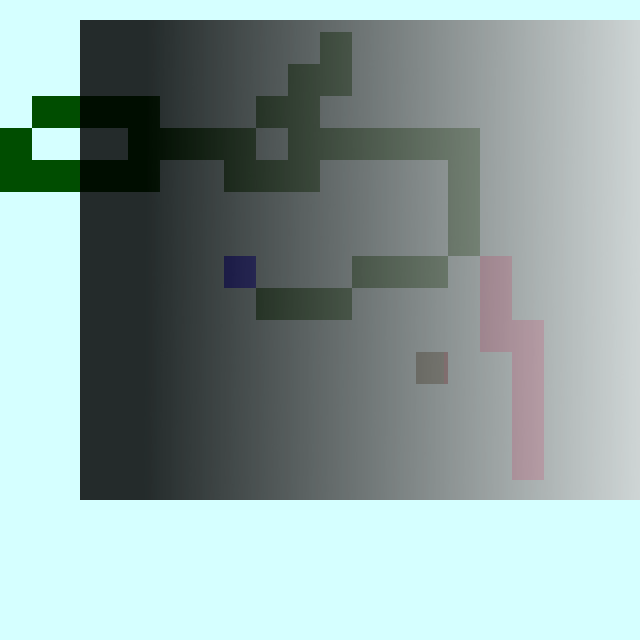

This is a level from a 2D game, rendered from its Tiled map with the project's own tilesets. A one-line summary and the complete map file follow:
An orthogonal 20x20 tile map with 32x32 px tiles, 3 tile layers (Tile Layer 1, Tile Layer 2, Tile Layer 3), 3 tilesets, 1 image layer and 5 objects.

<map version="1.2" tiledversion="1.3.3" orientation="orthogonal" renderorder="right-down" width="20" height="20" tilewidth="32" tileheight="32" infinite="0" nextlayerid="6" nextobjectid="30">
 <tileset firstgid="1" source="../tilesets/test.tsx" />
 <tileset firstgid="8" source="../tilesets/tilesetImage.tsx" />
 <tileset firstgid="24" source="../tilesets/test2.tsx" />
 <layer id="1" name="Tile Layer 1" width="20" height="20" offsetx="90" offsety="0">
  <data encoding="csv">
3,1,3,1,3,1,3,1,3,1,3,1,3,1,3,1,3,1,3,4,
3,1,3,1,3,1,3,1,3,1,3,1,3,1,3,1,3,1,3,2684354564,
3,1,3,1,3,1,3,1,3,1,3,1,3,1,3,1,3,1,3,3221225476,
3,1,3,1,3,1,3,1,3,1,3,1,3,1,3,1,3,1,3,1610612740,
3,1,3,1,3,1,3,1,3,1,3,1,3,1,3,1,3,1,3,4,
3,1,3,1,3,1,3,1,3,1,3,1,3,1,3,1,3,1,3,2147483652,
3,1,3,1,3,1,3,1,3,1,3,1,3,1,3,1,3,1,3,3758096388,
3,1,3,1,3,1,3,1,3,1,3,1,3,1,3,1,3,1,3,1073741828,
3,1,3,1,3,1,3,1,3,1,3,1,3,1,3,1,3,1,3,536870916,
3,1,3,1,3,1,3,1,3,1,3,1,3,1,3,1,3,1,3,4,
3,1,3,1,3,1,3,1,3,1,3,1,3,1,3,1,3,1,3,1073741828,
3,1,3,1,3,1,3,1,3,1,3,1,3,1,3,1,3,1,3,536870916,
3,1,3,1,3,1,3,1,3,1,3,1,3,1,3,1,3,1,3,2147483652,
3,1,3,1,3,1,3,1,3,1,3,1,3,1,3,1,3,1,3,3758096388,
3,1,3,1,3,1,3,1,3,1,3,1,3,1,3,1,3,1,3,4,
3,1,3,1,3,1,3,1,3,1,3,1,3,1,3,1,3,1,3,3221225476,
3,1,3,1,3,1,3,1,3,1,3,1,3,1,3,1,3,1,3,1610612740,
3,1,3,1,3,1,3,1,3,1,3,1,3,1,3,1,3,1,3,4,
3,1,3,1,3,1,3,1,3,1,3,1,3,1,3,1,3,1,3,2684354564,
3,1,3,1,3,1,3,1,3,1,3,1,3,1,3,1,3,1,3,4
</data>
 </layer>
 <layer id="2" name="Tile Layer 2" width="20" height="20" opacity="0.5" offsetx="50" offsety="70">
  <data encoding="csv">
2,2,2,2,2,2,2,2,2,2,2,2,2,2,2,2,2,2,2,2,
2,2,2,2,2,2,2,2,2,2,2,2,2,2,2,2,2,2,2,2,
2,2,2,2,2,2,2,2,2,2,2,2,2,2,2,2,2,2,2,2,
2,2,2,2,2,2,2,2,2,2,2,2,2,2,2,2,2,2,2,2,
2,2,2,2,2,2,2,2,2,2,2,2,2,2,2,2,2,2,2,2,
2,2,2,2,2,2,2,2,2,2,2,2,2,2,2,2,2,2,2,2,
2,2,2,2,2,2,2,2,2,2,2,2,2,2,2,2,2,2,2,2,
2,2,2,2,2,2,2,2,2,2,2,2,2,2,2,2,2,2,2,2,
2,2,2,2,2,2,2,2,2,2,2,2,2,2,2,2,2,2,2,2,
2,2,2,2,2,2,2,2,2,2,2,2,2,2,2,2,2,2,2,2,
2,2,2,2,2,2,2,2,2,2,2,2,2,2,2,2,2,2,2,2,
2,2,2,2,2,2,2,2,2,2,2,2,2,2,2,2,2,2,2,2,
2,2,2,2,2,2,2,2,2,2,2,2,2,2,2,2,2,2,2,2,
2,2,2,2,2,2,2,2,2,2,2,2,2,2,2,2,2,2,2,2,
2,2,2,2,2,2,2,2,2,2,2,2,2,2,2,2,2,2,2,2,
2,2,2,2,2,2,2,2,2,2,2,2,2,2,2,2,2,2,2,2,
2,2,2,2,2,2,2,2,2,2,2,2,2,2,2,2,2,2,2,2,
2,2,2,2,2,2,2,2,2,2,2,2,2,2,2,2,2,2,2,2,
2,2,2,2,2,2,2,2,2,2,2,2,2,2,2,2,2,2,2,2,
2,2,2,2,2,2,2,2,2,2,2,2,2,2,2,2,2,2,2,2
</data>
 </layer>
 <layer id="3" name="Tile Layer 3" width="20" height="20">
  <data encoding="csv">
18,18,18,18,18,18,18,18,18,18,18,18,18,18,18,18,18,18,18,18,
18,18,18,18,18,18,18,18,18,18,13,18,18,18,18,18,18,18,18,18,
18,18,18,18,18,18,18,18,18,13,13,18,18,18,18,18,18,18,18,18,
18,13,13,13,13,18,18,18,13,13,18,18,18,18,18,18,18,18,18,18,
13,18,18,18,13,13,13,13,18,13,13,13,13,13,13,18,18,18,18,18,
13,13,13,13,13,18,18,13,13,13,18,18,18,18,13,18,18,18,18,18,
18,18,18,18,18,18,18,18,18,18,18,18,18,18,13,18,18,18,18,18,
18,18,18,18,18,18,18,18,18,18,18,18,18,18,13,18,18,18,18,18,
18,18,18,18,18,18,18,9,18,18,18,13,13,13,18,8,18,18,18,18,
18,18,18,18,18,18,18,18,13,13,13,18,18,18,18,8,18,18,18,18,
18,18,18,18,18,18,18,18,18,18,18,18,18,18,18,8,8,18,18,18,
18,18,18,18,18,18,18,18,18,18,18,18,18,15,18,18,8,18,18,18,
18,18,18,18,18,18,18,18,18,18,18,18,18,18,18,18,8,18,18,18,
18,18,18,18,18,18,18,18,18,18,18,18,18,18,18,18,8,18,18,18,
18,18,18,18,18,18,18,18,18,18,18,18,18,18,18,18,8,18,18,18,
18,18,18,18,18,18,18,18,18,18,18,18,18,18,18,18,18,18,18,18,
18,18,18,18,18,18,18,18,18,18,18,18,18,18,18,18,18,18,18,18,
18,18,18,18,18,18,18,18,18,18,18,18,18,18,18,18,18,18,18,18,
18,18,18,18,18,18,18,18,18,18,18,18,18,18,18,18,18,18,18,18,
18,18,18,18,18,18,18,18,18,18,18,18,18,18,18,18,18,18,18,18
</data>
 </layer>
 <imagelayer id="4" name="Image Layer 1" opacity="0.8" offsetx="80" offsety="20">
  <image source="../images/imageLayer.jpg" trans="ffffff" width="640" height="480" />
 </imagelayer>
 <objectgroup id="5" name="Object Layer 1">
  <object id="19" x="277.292" y="67.3038" width="222.103" height="122.493" rotation="45">
   <properties>
    <property name="fill" type="color" value="#ff4e9a06" />
    <property name="outline" type="color" value="#ff75507b" />
    <property name="thickness" type="float" value="5" />
   </properties>
  </object>
  <object id="21" x="28.2676" y="162.875">
   <polygon points="0,0 51.1509,-115.763 98.2636,65.9577 1.34608,56.5352" />
  </object>
  <object id="22" x="484.313" y="231" width="80.3867" height="55.9333">
   <text fontfamily="Liberation Serif" wrap="1" color="#ffffff" strikeout="1">Hello, strikeout World</text>
  </object>
  <object id="26" x="387.479" y="83.5" width="234.892" height="23.6197" rotation="15">
   <text fontfamily="DejaVu Sans" pixelsize="20" color="#8ae234" bold="1">Hello, rotated world</text>
  </object>
  <object id="28" x="139.377" y="267.482" width="92.375" height="19">
   <text wrap="1" color="#73d216">Hello World</text>
  </object>
 </objectgroup>
</map>
